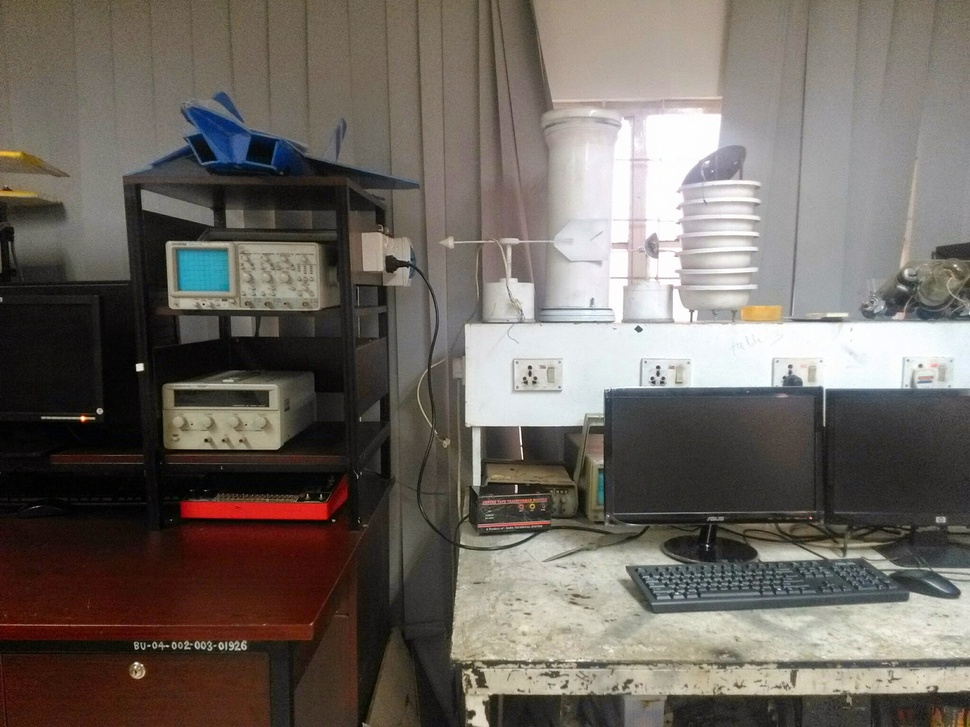
//> input picture landscapeLinear/IMG_20150408_120814.jpg, 970 x 727 px, shrunk from 2048 x 1536 before the run
$ ./ColorDetect_T4 ../../landscapeLinear/IMG_20150408_120814.jpg   (built with g++ and OpenCV 4)
//> lines starting //> are read from the running program, lines starting //| are printed output that depends on the picture
//============================================================================
// Name        : ColorDetect_T4.cpp
// Author      : Maisun Monowar
// Version     :
// Copyright   : Your copyright notice
// Description : Hello World in C++, Ansi-style
//============================================================================

#include <opencv2/opencv.hpp>
#include <iostream>


using namespace cv;

int main( int argc, char** argv )
{
  Mat image;
  image = imread( argv[1], 1 );
//> image is the input picture: 727 rows x 970 cols, CV_8UC3; mean B, G, R 96.9, 103.6, 110.4

  if( argc != 2 || !image.data )
    {
      std::cout <<"No image data \n" ;
      return -1;
    }

  Mat imgHSV;

     cvtColor(image, imgHSV, COLOR_BGR2HSV); //Convert the captured frame from BGR to HSV
//> imgHSV: 727 rows x 970 cols, CV_8UC3; mean H, S, V 40, 53.6, 112.3


  namedWindow( "Display Image RGB", WINDOW_AUTOSIZE );
  imshow( "Display Image", image );
  namedWindow( "Display Image", WINDOW_AUTOSIZE );
    imshow( "Display Image HSV", imgHSV );
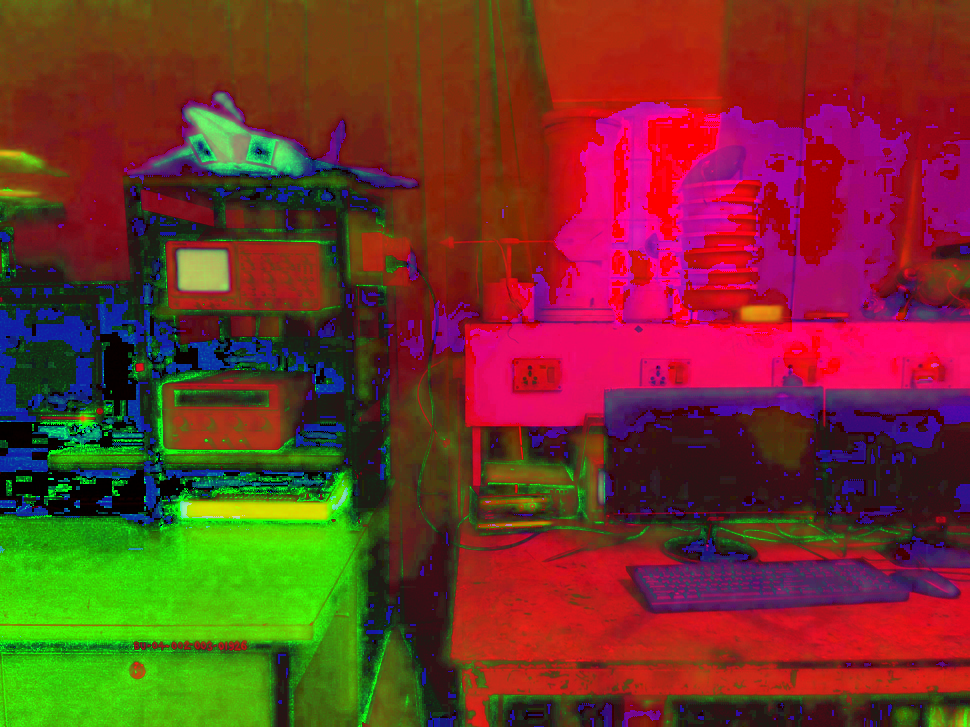
//> window 'Display Image HSV': 727 rows x 970 cols, CV_8UC3; mean B, G, R 40, 53.6, 112.3
  Vec3b intensity = image.at<uchar>(25, 25);
//> intensity = [92, 0, 0]
  float vaal = intensity.val[0];
//> vaal = 92
  float sat = intensity.val[1];
//> sat = 0
  float hue = intensity.val[2];
//> hue = 0

  std::cout <<"hue ";
  std::cout <<hue;
//| 0

  std::cout <<"\n saturation ";
    std::cout <<sat;
//| 0

    std::cout <<" \n Value ";
    std::cout <<vaal;
//| 92
    std::cout <<" \n";
  waitKey(0);

  return 0;
}
